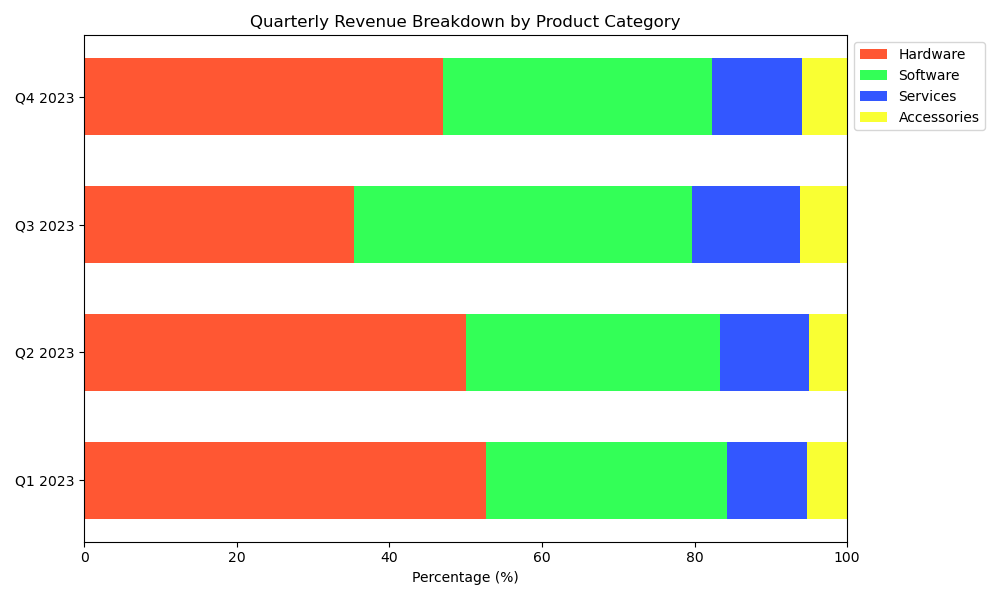

The Python source for this figure:

import matplotlib.pyplot as plt
import numpy as np

# Data
quarters = ['Q1 2023', 'Q2 2023', 'Q3 2023', 'Q4 2023']
hardware = np.array([25000, 30000, 20000, 40000])
software = np.array([15000, 20000, 25000, 30000])
services = np.array([5000, 7000, 8000, 10000])
accessories = np.array([2500, 3000, 3500, 5000])
total_revenue = hardware + software + services + accessories
hardware_percentage = (hardware / total_revenue) * 100
software_percentage = (software / total_revenue) * 100
services_percentage = (services / total_revenue) * 100
accessories_percentage = (accessories / total_revenue) * 100

# Plot
fig, ax = plt.subplots(figsize=(10, 6))  # Change the size of the chart

bar_width = 0.6  # Change width of bars
bar_positions = np.arange(len(quarters))  # Horizontal bar chart requires bar positions

# Create stacked bars
rects1 = ax.barh(bar_positions, hardware_percentage, bar_width, color='#FF5733', label='Hardware')
rects2 = ax.barh(bar_positions, software_percentage, bar_width, left=hardware_percentage, color='#33FF57', label='Software')
rects3 = ax.barh(bar_positions, services_percentage, bar_width, left=hardware_percentage + software_percentage, color='#3357FF', label='Services')
rects4 = ax.barh(bar_positions, accessories_percentage, bar_width, left=hardware_percentage + software_percentage + services_percentage, color='#F9FF33', label='Accessories')

# Labels, title and custom x-axis tick labels
ax.set_xlabel('Percentage (%)')
ax.set_title('Quarterly Revenue Breakdown by Product Category')
ax.set_yticks(bar_positions)
ax.set_yticklabels(quarters)
ax.set_xlim(0, 100)  # So that 100% is the max x-axis value

# Adding a legend
ax.legend(loc='upper left', bbox_to_anchor=(1, 1))

# Display chart
plt.tight_layout()  # Adjust the padding between and around subplots.
plt.show()
